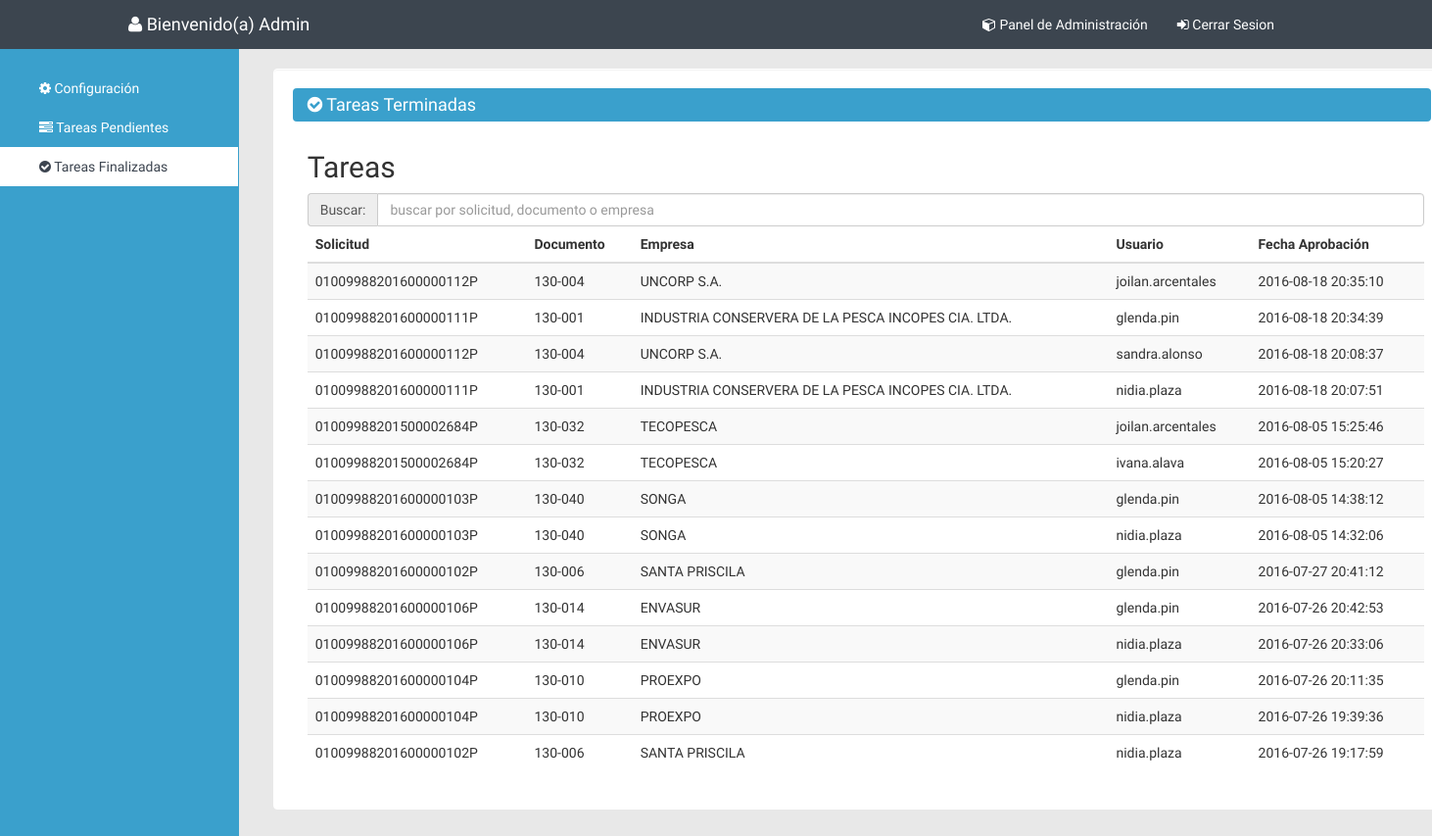
/terminadas.php (signed in), run on the app's committed database.
### tables this page shows
CREATE TABLE `documents` (
  `req_no` varchar(50) NOT NULL,
  `dcm_cd` varchar(15) NOT NULL,
  `co_nm` varchar(100) NOT NULL,
  `req_city_cd` varchar(3) NOT NULL,
  `process_instances_id` int(11) NOT NULL
);

CREATE TABLE `users` (
  `iduser` int(11) NOT NULL,
  `name` varchar(10) NOT NULL,
  `lastname` varchar(10) NOT NULL,
  `username` varchar(20) DEFAULT NULL,
  `password` varchar(100) DEFAULT NULL,
  `identity_card` varchar(10) NOT NULL,
  `email` varchar(100) DEFAULT NULL,
  `profile` varchar(250) DEFAULT NULL,
  `public` int(11) DEFAULT NULL,
  `rank` int(11) NOT NULL,
  `city` varchar(3) NOT NULL,
  `state` varchar(15) NOT NULL
);

CREATE TABLE `activities_instances` (
  `id` int(11) NOT NULL,
  `name` varchar(132) NOT NULL,
  `state` varchar(32) NOT NULL,
  `date_create` timestamp NOT NULL DEFAULT CURRENT_TIMESTAMP,
  `date_modify` timestamp NOT NULL DEFAULT CURRENT_TIMESTAMP ON UPDATE CURRENT_TIMESTAMP,
  `user_id` int(11) NOT NULL,
  `process_instances_id` int(11) NOT NULL
);

### admin/includes/config.class.php (called while the page is built, shortened)
<?php
class Conexion
{
    private static $instancia;
    private $dbh;
    private function __construct(){
        try {
            $this->dbh = new PDO('mysql:host='.HOST.';dbname='.DBNAME, DBUSER, DBPASSWORD);
            $this->dbh->exec("SET CHARACTER SET utf8");
        } catch (PDOException $e) {
            print "Error!: " . $e->getMessage();
            die();
        }
    }
    public function prepare($sql)
    {
        return $this->dbh->prepare($sql);
    }
    public static function singleton_conexion()
    {
        if (!isset(self::$instancia)) {
            self::$instancia = new $miclase;
        }
        return self::$instancia;
    }
}

### includes/sau-functions.php (the view, shortened to what this page needs)
<?php
function getstyle(){
$conexion = Conexion::singleton_conexion();
	$SQL = "SELECT * FROM sau";
	$sentence = $conexion -> prepare($SQL);
	$sentence -> execute();
	$results = $sentence -> fetchAll();
	if (empty($results)) {
	}else{
		foreach ($results as $key){
			echo'<link href="themes/style-color-'.$key['style'].'.css" rel="stylesheet">';
		}
	}
}
function tareaTerminadas($iduser,$rank){
    $conexion = Conexion::singleton_conexion();
        if($rank==2){
            $SQL = "SELECT req_no,dcm_cd,co_nm,username,activities_instances.date_modify as date_modify FROM
                  documents JOIN process_instances
                  ON documents.process_instances_id=process_instances.id
                  JOIN activities_instances
                  ON process_instances.id=activities_instances.process_instances_id
                  JOIN users
                  ON activities_instances.user_id=users.iduser
                  AND process_instances.state='FINISH' AND activities_instances.state='FINISH'
                  ORDER BY activities_instances.date_modify DESC";
            $sentence = $conexion -> prepare($SQL);
        }
	$sentence -> execute();
	$results = $sentence -> fetchAll();
	if (empty($results)) {
	}else{
		foreach ($results as $key){
                echo'
                  <tr>
                    <td>'.$key['req_no'].'</td>
                    <td>'.$key['dcm_cd'].'</td>
                    <td>'.$key['co_nm'].'</td>';
                if($rank==2){
                    echo '<td>'.$key['username'].'</td>
                          <td>'.$key['date_modify'].'</td>';
                }else{
                    echo '<td>'.$key['date_modify'].'</td>';
                }
                  echo '
                    </tr>';
		}
	}
}
function isadmin(){
  if ($_SESSION['rank'] == 2) {
    echo'<li><a class="logout-btn" href="admin"><i class="fa fa-cube"></i> Panel de Administración</a></li>';
  }else{
    echo'';
  }
}

### themes/style.css (style rules this page uses)
a,button { -moz-transition: all .2s ease-in; -o-transition: all .2s ease-in; -webkit-transition: all .2s ease-in; transition: all .2s ease-in; }
.navbar-inverse .navbar-nav>li>a { color: #FFFFFF; }

### themes/style-color-3.css (style rules this page uses)
body { font-family: 'Questrial', sans-serif; background-color: #3aa0cc; }
.dashboard-panel { background-color: #E8E8E8; }

### themes/css/dashboard.css (style rules this page uses)
body { padding-top: 50px; }

### data on the page
documents: req_no "01009988201600000112P", dcm_cd "130-004", co_nm "UNCORP S.A.", users.username "joilan.arcentales", activities_instances.date_modify "2016-08-18 20:35:10", users.username "sandra.alonso", activities_instances.date_modify "2016-08-18 20:08:37"
documents: req_no "01009988201600000111P", dcm_cd "130-001", co_nm "INDUSTRIA CONSERVERA DE LA PESCA INCOPES CIA. LTDA.", users.username "glenda.pin", activities_instances.date_modify "2016-08-18 20:34:39", users.username "nidia.plaza", activities_instances.date_modify "2016-08-18 20:07:51"
documents: req_no "01009988201500002684P", dcm_cd "130-032", co_nm "TECOPESCA", users.username "joilan.arcentales", activities_instances.date_modify "2016-08-05 15:25:46", users.username "ivana.alava", activities_instances.date_modify "2016-08-05 15:20:27"
documents: req_no "01009988201600000103P", dcm_cd "130-040", co_nm "SONGA", users.username "glenda.pin", activities_instances.date_modify "2016-08-05 14:38:12", users.username "nidia.plaza", activities_instances.date_modify "2016-08-05 14:32:06"
documents: req_no "01009988201600000102P", dcm_cd "130-006", co_nm "SANTA PRISCILA", users.username "glenda.pin", activities_instances.date_modify "2016-07-27 20:41:12", users.username "nidia.plaza", activities_instances.date_modify "2016-07-26 19:17:59"
documents: req_no "01009988201600000106P", dcm_cd "130-014", co_nm "ENVASUR", users.username "glenda.pin", activities_instances.date_modify "2016-07-26 20:42:53", users.username "nidia.plaza", activities_instances.date_modify "2016-07-26 20:33:06"
documents: req_no "01009988201600000104P", dcm_cd "130-010", co_nm "PROEXPO", users.username "glenda.pin", activities_instances.date_modify "2016-07-26 20:11:35", users.username "nidia.plaza", activities_instances.date_modify "2016-07-26 19:39:36"

### other printed values
$_SESSION['name'] "Admin"
